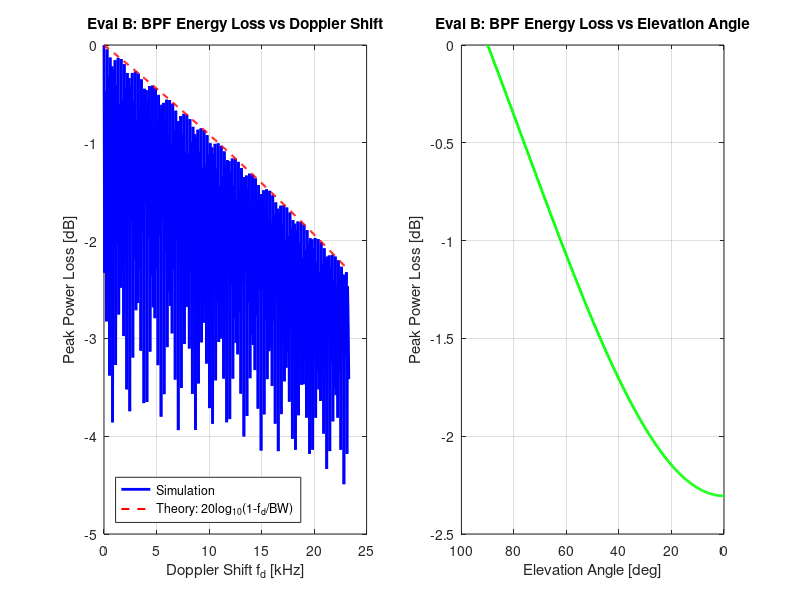

The MATLAB source for this figure:
clear; 
close all; 
clc;

SF = 12;
M  = 2^SF;
BW = 100e3;
Fs = BW;
df = BW / M;

v_sat   = 7600;
f_c     = 920e6;
c = 3e8;
fd_max  = (v_sat / c) * f_c;

n  = (0:M-1)';
up = exp(1j * pi * n.^2 / M);
dn = conj(up);

fd_vals = linspace(0, fd_max, 400);
peak_pw = zeros(1, 400);

for k = 1:400
    fd = fd_vals(k);
    rx = up .* exp(1j * 2*pi * (fd/Fs) * n);
    n_valid = max(0, floor(M * (1 - fd/BW)));
    rx(n_valid+1:end) = 0;
    pw = abs(fft(rx .* dn)).^2;
    peak_pw(k) = max(pw);
end

loss_sim  = 10 * log10(peak_pw / peak_pw(1));
loss_theo = 20 * log10(1 - fd_vals / BW);

elev      = linspace(0, 90, 300);
fd_elev   = (v_sat / c) * f_c * cosd(elev);
loss_elev = 20 * log10(1 - fd_elev / BW);

figure('Position', [100 100 900 400]);

subplot(1,2,1);
plot(fd_vals/1e3, loss_sim,  'b-',  'LineWidth', 2); hold on;
plot(fd_vals/1e3, loss_theo, 'r--', 'LineWidth', 1.5);
xlabel('Doppler Shift f_d [kHz]');
ylabel('Peak Power Loss [dB]');
title('Eval B: BPF Energy Loss vs Doppler Shift');
legend('Simulation', 'Theory: 20log_{10}(1-f_d/BW)', 'Location', 'southwest');
grid on;

subplot(1,2,2);
plot(elev, loss_elev, 'g-', 'LineWidth', 2);
set(gca, 'XDir', 'reverse');
xlabel('Elevation Angle [deg]');
ylabel('Peak Power Loss [dB]');
title('Eval B: BPF Energy Loss vs Elevation Angle');
grid on;
